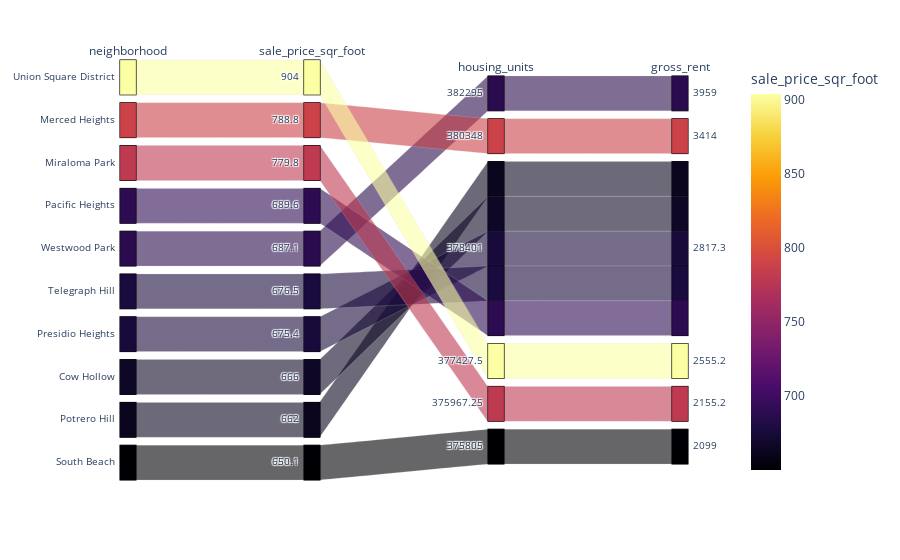

The notebook cell saved with this chart:
### Code cell
# Parallel Categories Plot
categories_plot= px.parallel_categories(
    top10,
    dimensions=["neighborhood","sale_price_sqr_foot", "housing_units", "gross_rent"],
    color="sale_price_sqr_foot",
    color_continuous_scale=px.colors.sequential.Inferno)

categories_plot

### Figure 1 — Plotly figure (JSON) as saved in the notebook; plotly's stock layout.template omitted (floating-point values rounded to 4 significant figures)
{"data": [{"dimensions": [{"label": "neighborhood", "values": ["Union Square District", "Merced Heights", "Miraloma Park", "Pacific Heights", "Westwood Park", "Telegraph Hill", "Presidio Heights", "Cow Hollow", "Potrero Hill", "South Beach"]}, {"label": "sale_price_sqr_foot", "values": [904, 788.8, 779.8, 689.6, 687.1, 676.5, 675.4, 666, 662, 650.1]}, {"categoryarray": [382295, 380348, 378401, 377400.0, 376000.0, 375805], "categoryorder": "array", "label": "housing_units", "ticktext": [382295, 380348, 378401, 377400.0, 376000.0, 375805], "values": [377400.0, 380348, 376000.0, 378401, 382295, 378401, 378401, 378401, 378401, 375805]}, {"categoryarray": [3959, 3414, 2817.0, 2555.0, 2155.0, 2099], "categoryorder": "array", "label": "gross_rent", "ticktext": [3959, 3414, 2817.0, 2555.0, 2155.0, 2099], "values": [2555.0, 3414, 2155.0, 2817.0, 3959, 2817.0, 2817.0, 2817.0, 2817.0, 2099]}], "domain": {"x": [0, 1], "y": [0, 1]}, "line": {"color": [904, 788.8, 779.8, 689.6, 687.1, 676.5, 675.4, 666, 662, 650.1], "coloraxis": "coloraxis"}, "name": "", "type": "parcats"}], "layout": {"autosize": true, "coloraxis": {"colorbar": {"title": {"text": "sale_price_sqr_foot"}}, "colorscale": [[0, "#000004"], [0.1111, "#1b0c41"], [0.2222, "#4a0c6b"], [0.3333, "#781c6d"], [0.4444, "#a52c60"], [0.5556, "#cf4446"], [0.6667, "#ed6925"], [0.7778, "#fb9b06"], [0.8889, "#f7d13d"], [1, "#fcffa4"]]}, "legend": {"tracegroupgap": 0}, "margin": {"t": 60}}}
